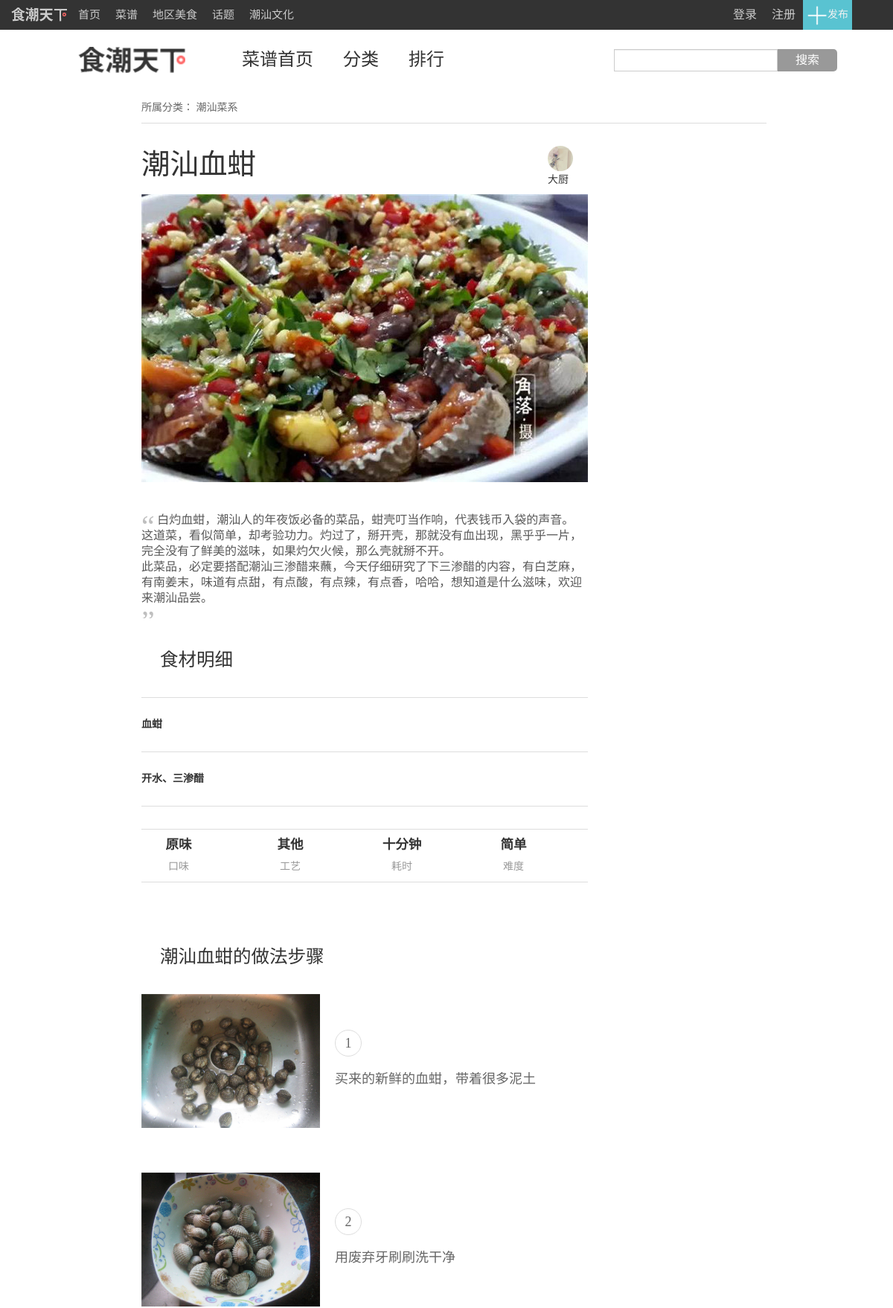
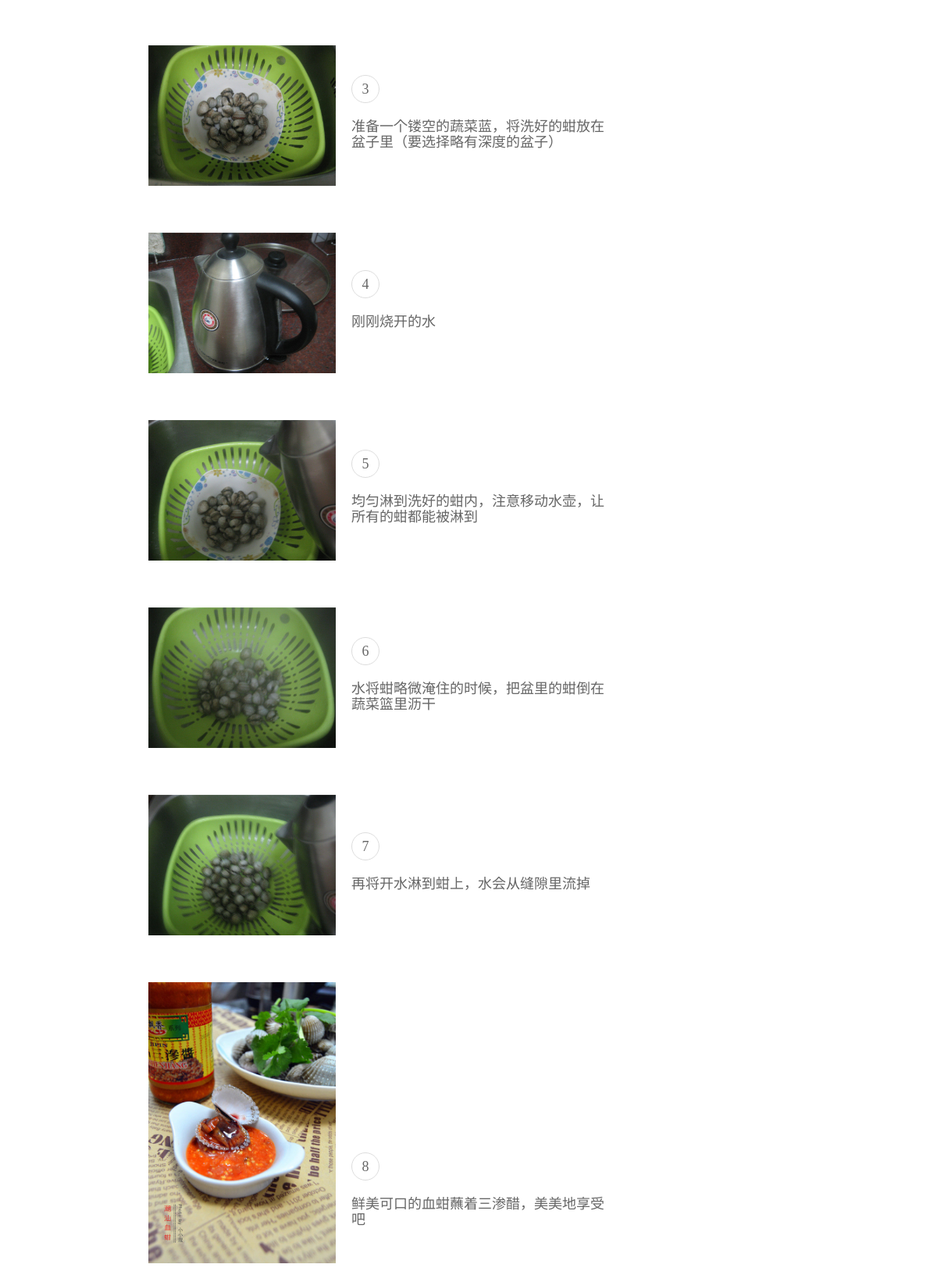
/php/CookBook_recipe.php?food_id=21 (upper part), run on the app's committed database (2 pictures, top to bottom).
### tables this page shows
CREATE TABLE IF NOT EXISTS `food` (
  `id` int(10) NOT NULL AUTO_INCREMENT,
  `publish_id` int(10) NOT NULL,
  `food_name` varchar(255) NOT NULL,
  `descript` text NOT NULL,
  `difficult` varchar(40) NOT NULL,
  `taste` varchar(40) NOT NULL,
  `gyi` varchar(40) NOT NULL,
  `used_time` varchar(40) NOT NULL,
  `area` varchar(40) NOT NULL,
  `main_ingredient` varchar(255) NOT NULL,
  `other_ingredient` varchar(255) NOT NULL,
  `trick` text NOT NULL,
  `created_at` datetime NOT NULL,
  `view_count` int(255) NOT NULL DEFAULT '0',
  `exam` int(255) NOT NULL DEFAULT '0',
  `check_text` varchar(255) DEFAULT NULL,
  PRIMARY KEY (`id`),
  KEY `food_publish_id` (`publish_id`)
);

CREATE TABLE IF NOT EXISTS `personal_info` (
  `id` int(10) NOT NULL AUTO_INCREMENT,
  `name` varchar(255) NOT NULL,
  `password_digest` char(40) NOT NULL,
  `head_img` varchar(255) NOT NULL DEFAULT '../assets/img/default.jpg',
  `sex` char(4) NOT NULL DEFAULT '男',
  `hometown_city` varchar(40) NOT NULL DEFAULT '汕头',
  `hometown_province` varchar(40) NOT NULL DEFAULT '潮汕',
  `email` varchar(255) NOT NULL,
  `personal_write` varchar(255) DEFAULT NULL,
  `created_at` datetime NOT NULL,
  `updated_at` datetime NOT NULL,
  PRIMARY KEY (`id`)
);

CREATE TABLE IF NOT EXISTS `food_step` (
  `id` int(10) NOT NULL AUTO_INCREMENT,
  `food_id` int(10) NOT NULL,
  `step_img` varchar(255) NOT NULL,
  `step_explain` varchar(255) NOT NULL,
  PRIMARY KEY (`id`),
  KEY `step_food_id` (`food_id`)
);

### models/cookbook.php (called while the page is built, shortened)
<?php
function fing_cookbook_img($dbc,$food_id)
{
    $imgs=array();
   $sql = "select * from food_img where food_id=$food_id limit 1";
   $res = $dbc->query($sql);
   foreach ($res as $row){
      $imgs[]=$row['food_img'];
   }
   return $imgs[0];
}
function sel_food($dbc,$food_id)
{
    $sql = "select * from food  where id=$food_id";
    $food_all = $dbc->query($sql);
    return $food_all;
}
function find_cookbook_step($dbc,$food_id)
{
  $sql = "select * from food_step  where food_id=$food_id";
    $food_step_all = $dbc->query($sql);
    return $food_step_all;
}
 ?>

### models/users.php (called while the page is built, shortened)
<?php header( 'Content-Type:text/html;charset=utf-8');
function getName_food_id($dbc,$food_id){
  $q="select publish_id from food where id='$food_id'";
  $r=$dbc->query($q);
  $user_id=$r->fetchColumn(0);
  $q="select name from personal_info where id=$user_id";
  $r=$dbc->query($q);
  $user_name=$r->fetchColumn(0);
   return $user_name;
}
function getHeadimg_food_id($dbc,$food_id){
  $q="select publish_id from food where id='$food_id'";
  $r=$dbc->query($q);
  $user_id=$r->fetchColumn(0);
  $q="select head_img from personal_info where id=$user_id";
  $r=$dbc->query($q);
  $head_img=$r->fetchColumn(0);
   return $head_img;
}
 ?>

### views/user/recipe.html.php (the view, shortened to what this page needs)
<?php
$res=sel_food($dbc,$_GET['food_id']); foreach ($res as $row){
?>
<div class="recipe_path">
	<p>所属分类： 潮汕菜系  </p>
</div>
<div class="recipe_content">
	<div class="space_left">
		<div class="recipe_name" style="width: 550px;">
			<h1 class="recipe_h"><a class="recipe_cook_name" href=""><?php  echo $row['food_name'];  ?></a></h1>
		</div>
		<a target="_blank" class="recipe_imgs" href="personal_cookbook.php?user_id=<?php echo $row['publish_id']; ?>"><img class="recipe_img" src="<?php echo getHeadimg_food_id($dbc,$_GET['food_id']) ?>" alt="" >
		<span><?php echo  getName_food_id($dbc,$_GET['food_id']); ?></span></a>
<div class="recipe_De_imgBox"><a href=""><img src="<?php echo fing_cookbook_img($dbc,$_GET['food_id']); ?>" alt=""></a></div>
		<div class="recipe_txt">
		<span class="recipe_text_start">“</span>
		<span class="recipe_text">	<?php  echo $row['descript'];?></span>
    	<span class="recipe_text_start">”</span>
    	</div>
    	<div class="mo">
    		<h3 class="recipe_h">食材明细</h3>
    	</div>
    	<div class="mo_main"><b><?php  echo $row['main_ingredient'];?></b></div>
    	<div class="mo_other" ><b><?php  echo $row['other_ingredient'];?></b></div>
    	<div class="mo_para">
    		<ul>
    			<li>
    			<h4><?php  echo $row['taste'];?></h4>
    			<span>口味</span>
    			</li>
    		<li>
    			<h4><?php  echo $row['gyi'];?></h4>
    			<span>工艺</span>
    			</li>
    			<li>
    			<h4><?php  echo $row['used_time'];?></h4>
    			<span>耗时</span>
    			</li>
    			<li>
    			<h4><?php  echo $row['difficult'];?></h4>
    			<span>难度</span>
    			</li>
    		</ul>
    	</div>
    	<div class="mo">
    		<h3 class="recipe_h"><?php  echo $row['food_name'];?>的做法步骤</h3>
    	</div>
    	<div class="recipe_step">
    		<ul>
            <?php $num=1; $cookbook_step= find_cookbook_step($dbc,$_GET['food_id']);foreach ($cookbook_step as $cookbook_step_row){ ?>
    			<li>
    			<div class="recipe_step_img"><img  src="<?php  echo $cookbook_step_row['step_img']; ?>" alt=""></div>
    			<div class="recipe_step_word">
    				<div class="recipe_step_num"><?php echo $num; ?></div>
    				<p style="width: 335px;"><?php  echo $cookbook_step_row['step_explain']; ?>
    				</p>
    			</div>
    			</li>
                <?php $num+=1; } ?>
    		</ul>
    	</div>
    	<div style="width: 200px;position: relative;left: 300px;"><a id="a2" onclick="<?php if(isset($_COOKIE['userName']) && $_COOKIE['userName']!='' ){ ?>update_collect_num(<?php echo $row['id']; ?>)<?php }else{  ?>alert('请先登录!');<?php } ?>"  href="#a2"><img width="50" height="50" src="../assets/img/collect.jpg" alt="">人收藏<?php } ?></a></div>
	</div>
</div>

### assets/css/indexTop.css (style rules this page uses)
body { font: 14px "Hiragino Sans GB",STHeiti,"微软雅黑","Microsoft YaHei",Helvetica,Arial,serif; }
.bar { float: right; margin-right: 30px; position:relative; right:20px; }
.top-bar { height: 40px; background: #333; color: #999; top: 0; position: fixed; z-index: 10000; width: 100%; left: 0; min-width: 990px; }
.top-bar .bar-left { height: 40px; margin-left: 20px; }
ol,ul { list-style: none; }
.top-bar .bar-left li { float: left; height: 40px; }
.bar-link a, .top-bar .bar-left li a { font-size: 15px; color: #ccc; height: 40px; line-height: 40px; padding: 0 10px; text-decoration: none; display: inline-block; }
li a { font-size: 16px; color: #ccc; height: 40px; line-height: 40px; padding: 0 10px; text-decoration: none; display: inline-block; }
.right { float: right; margin-right: 50px; }
.bar-right li { list-style-image: none; list-style-type: none; float: right; }
.bar-right li a { display: block; }
.bar-text { background: #59C3D1; color: #f1f1f1; width: auto; text-align: center; height: 40px; line-height: 40px; overflow: hidden; position: relative; z-index: 199011; cursor: pointer; margin-right: 5px; padding-left: 5px; padding-right: 5px; }
.bar-text img { border: 0; vertical-align: middle; }
.logo_wrap2 { padding-top: 50px; }
.w { position: relative; top: 0; left: 0; }
.logo_wrap2 .logo_inner { background: url("../../assets/img/logo.png") no-repeat scroll left center; width: 158px; }
.logo_wrap2 .logo_inner a { display: block; height: 60px; overflow: hidden; text-indent: -9999em; }
.logo_wrap2 { overflow: visible; padding-top: 50px; height: 65px; margin: auto; width: 990px; }
.logo_nav { margin-top: -50px; margin-left: 200px; }
.logo_nav a { position: relative; float: left; padding: 0 20px 15px; font-size: 24px; line-height: 60px; color: #333; text-decoration: none; }
.search { margin-top: 16px; margin-right: 50px; border-radius: 0!important; }
.search_btn { position: absolute; top: 16px; right: -50px; height: 30px; border-radius: 0 5px 5px 0; width: 80px; height: 30px; font-size: 16px; color: #fff; text-align: center; background: #999; line-height: 30px; }
.logo_search { position: absolute; right: -30px; width: 250px; }
.recipe_path { width: 70%; color: #666; border-bottom: 1px solid #ddd; margin-left: 190px; margin-top: 20px; }
.recipe_content { width: 70%; margin-left: 190px; padding: 10px 0; }
.space_left { width: 600px; float: left; overflow: hidden; }
.recipe_name { padding: 15px 0 10px 0; color: #ff6767; }
.recipe_imgs { float: right; margin-top:-65px; margin-right:20px; }
.recipe_img { width: 34px; height: 34px; border-radius: 50%; display: block; margin: 0 auto 2px; }
.recipe_text_start { font-size: 40px; font-family: 宋体, 'Hiragino Sans GB', STHeiti, 微软雅黑, 'Microsoft YaHei'; color: rgb(191, 191, 191); height: 16px; line-height: 100%; display: inline-block; overflow: hidden; }
.recipe_text { font-size: 16px; color: #585858; }
.recipe_txt { margin-top: 40px; }
.mo { font-size: 20px; color: #333 font-size:20px; line-height: 20px; padding: 20px 0 20px 25px; background: rgba(0,0,0,0) url(http://static.meishichina.com/v6/img/mo.png) no-repeat scroll left center; }
.recipe_h { font-weight: 400; }
.mo_main,.mo_para { min-height: 70px; border-top: 1px solid #ddd; border-bottom: 1px solid #ddd; }
.mo_other { min-height: 70px; border-bottom: 1px solid #ddd; }
.mo_main,.mo_other b { line-height: 72px; }
.mo_para { height: 70px; margin-top: 30px; margin-bottom: 50px; border-top: 1px solid #ddd; border-bottom: 1px solid #ddd; }
.mo_para ul { width: 100%; height: 100%; }
.mo_para ul li { position: relative; left: -25px; text-align: center; float:left; height: 70px; width: 150px; }
.mo_para ul li span { color: #999; }
.recipe_step ul { width: 100%; height: 100%; margin-left: 0px; }
.recipe_step li { display: block; margin: 0 0 40px 0; height: auto; }
.recipe_step_img { width: 240px; display: inline-block; zoom: 1; position: relative; }
.recipe_step_word { margin-left: 260px; margin-top:-200px; width: 390px; display: inline-block; zoom: 1; vertical-align: middle; color: #666; font-size: 18px; }
.recipe_step_num { border: 1px solid #ddd; border-radius: 50%; font-size: 18px; height: 34px; line-height: 34px; text-align: center; width: 34px; margin-bottom: 20px; }

### assets/css/style.css (style rules this page uses)
* { margin: 0;padding: 0;font-family: "微软雅黑"; }
a { text-decoration: none; color: #333; }
.left { float:left; }
.right { float:right; }
ul { list-style-type: none; }
img { border: 0; }
input,textarea { outline: 0; }

### data on the page
food: food_name "潮汕血蚶", publish.head_img (picture), publish.name "大厨", descript "白灼血蚶，潮汕人的年夜饭必备的菜品，蚶壳叮当作响，代表钱币入袋的声音。 这道菜，看似简单，却考验功力。灼过了，掰开壳，那就没有血出现，黑乎乎一片，完全没有了鲜美的滋味，如果灼欠火候，那么壳就掰不开。 此菜品，必定要搭配潮汕三渗醋来蘸，今天仔细研究了下三渗醋的内容，有白芝麻，有南姜末，味道有点甜，有点酸，有点辣，有点香，哈哈，想知道是什么滋味，欢迎来潮汕品尝。", main_ingredient "血蚶", other_ingredient "开水、三渗醋", taste "原味", gyi "其他", used_time "十分钟", difficult "简单"
food_step: step_img (picture), step_explain "买来的新鲜的血蚶，带着很多泥土"
food_step: step_img (picture), step_explain "用废弃牙刷刷洗干净"
food_step: step_img (picture), step_explain "准备一个镂空的蔬菜蓝，将洗好的蚶放在盆子里（要选择略有深度的盆子）"
food_step: step_img (picture), step_explain "刚刚烧开的水"
food_step: step_img (picture), step_explain "均匀淋到洗好的蚶内，注意移动水壶，让所有的蚶都能被淋到"
food_step: step_img (picture), step_explain "水将蚶略微淹住的时候，把盆里的蚶倒在蔬菜篮里沥干"
food_step: step_img (picture), step_explain "再将开水淋到蚶上，水会从缝隙里流掉"
food_step: step_img (picture), step_explain "鲜美可口的血蚶蘸着三渗醋，美美地享受吧"
